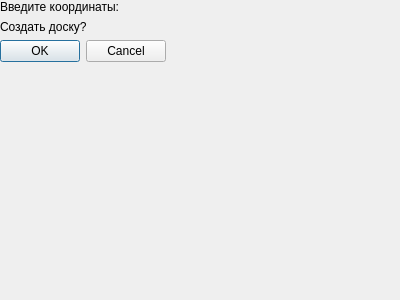
<?xml version="1.0" encoding="UTF-8"?>
<ui version="4.0">
 <class>InputCoordinatesDialog</class>
 <widget class="QDialog" name="InputCoordinatesDialog">
  <property name="geometry">
   <rect>
    <x>0</x>
    <y>0</y>
    <width>400</width>
    <height>300</height>
   </rect>
  </property>
  <property name="windowTitle">
   <string>Шахматы :: Ввод Координат</string>
  </property>
  <widget class="QWidget" name="centralwidget">
   <layout class="QVBoxLayout" name="verticalLayout">
    <item>
     <widget class="QLabel" name="label">
      <property name="text">
       <string>Введите координаты:</string>
      </property>
     </widget>
    </item>
    <item>
     <layout class="QVBoxLayout" name="coordinatesLayout">
      <!-- Динамические поля будут добавлены сюда -->
     </layout>
    </item>
    <item>
     <widget class="QLabel" name="questionLabel">
      <property name="text">
       <string>Создать доску?</string>
      </property>
     </widget>
    </item>
    <item>
     <layout class="QHBoxLayout" name="buttonLayout">
      <item>
       <widget class="QPushButton" name="okButton">
        <property name="text">
         <string>OK</string>
        </property>
       </widget>
      </item>
      <item>
       <widget class="QPushButton" name="cancelButton">
        <property name="text">
         <string>Cancel</string>
        </property>
       </widget>
      </item>
     </layout>
    </item>
   </layout>
  </widget>
 </widget>
 <resources/>
 <connections/>
</ui>
